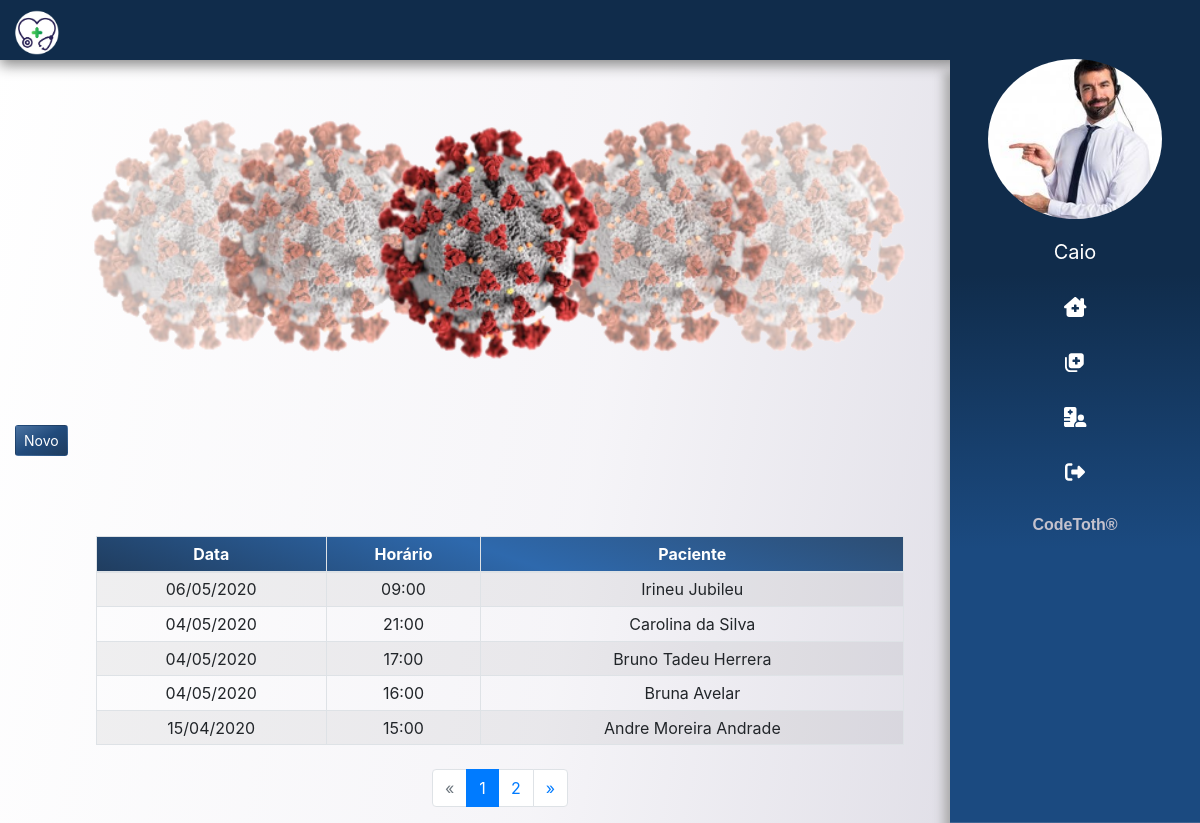
Screenshot of /consulta/ (signed in) with the database file from the repository.
### app/atendente/models.py (models this page shows)
class Atendente(models.Model):
    usuario = models.ForeignKey(User, on_delete=models.CASCADE)
    nome = models.CharField(max_length=150)
    sexo = models.CharField(max_length=1)
    data_nascimento = models.DateField()
    cpf = models.CharField(max_length=20, unique=True)
    rg = models.CharField(max_length=20, unique=True)
    email = models.EmailField()
    foto = models.ImageField(upload_to=f'fotos/{time.time()}', blank=True)

### app/consulta/models.py (models this page shows)
class Consulta(models.Model):
    data = models.DateTimeField()
    medico = models.ForeignKey(Medico, on_delete=models.CASCADE)
    atendente = models.ForeignKey(Atendente, on_delete=models.CASCADE)
    paciente = models.ForeignKey(Paciente, on_delete=models.CASCADE)

### app/paciente/models.py (models this page shows)
class Paciente(models.Model):
    nome = models.CharField(max_length=200)
    sexo = models.CharField(max_length=1)
    data_nascimento = models.DateField()
    cpf = models.CharField(max_length=20, unique=True)
    rg = models.CharField(max_length=20, unique=True)
    carteira_convenio = models.CharField(max_length=30, unique=True)
    peso = models.FloatField()
    altura = models.FloatField()
    endereco = models.CharField(max_length=250)
    end_num = models.IntegerField()
    complemento = models.CharField(max_length=50, blank=True)
    email = models.CharField(max_length=50)
    telefone = models.CharField(max_length=14)
    celular = models.CharField(max_length=15)

### app/consulta/views.py (the view)
# urls.py: path('', listar, name='conusultas')
def listar(request):
    dados = get_dados(request)
    if dados['tipo'] == 1:
        lst_consultas = Consulta.objects.filter(medico=dados['usuario']).reverse()
        lst_consultas = separa_data_hr(lst_consultas)
    else:
        lst_consultas = Consulta.objects.order_by('medico').reverse()
        lst_consultas = separa_data_hr(lst_consultas)
    paginator = Paginator(lst_consultas, 5)
    page = request.GET.get('page')
    consulta_por_pagina = paginator.get_page(page)
    dados['consultas'] = consulta_por_pagina
    return render(request, 'consulta/consultas.html', dados)

### templates/consulta/consultas.html (shortened to what this page needs)
{% extends 'base.html' %}
{% load static %}
{% block content %}
<section class="mx-auto">
  <div class="col-10">
    {% include 'partials/_campanha.html' %}
    <a href="#" class="btn btnCustom btn-sm"> Novo </i> </a>
    <table class="col-10 table table-sm table-bordered table-striped mx-auto text-center agenda" id="consultas">
      <thead class="colorCustom">
        <tr>
          <th scope="col">Data</th>
          <th scope="col">Horário</th>
          <th scope="col">Paciente</th>
        </tr>
      </thead>
      <tbody>
        {% for consulta in consultas %}
        <tr>
          <th scope="row">{{ consulta.data }}</th>
          <th scope="row">{{ consulta.hora }}</th>
          <td>{{ consulta.paciente.nome }}</td>
        </tr>
        {% endfor %}
      </tbody>
    </table>
  </div>
  <div class="col-10">
    <nav aria-label="Page navigation example">
      {% if consultas.has_other_pages %}
      <ul class="pagination justify-content-center">
        {% if consultas.has_previous %}
        <li class="page-item">
          <a class="page-link" href="?page={{ consultas.previous_page_number }}#consultas">&laquo;</a>
        </li>
        {% else %}
        <li class="page-item disabled">
          <a class="page-link">&laquo;</a>
        </li>
        {% endif %}
        {% for pagina in consultas.paginator.page_range %}
        {% if consultas.number == pagina %}
        <li class="page-item active"> <a class="page-link">{{ pagina }}</a></li>
        {% else %}
        <li class="page-item">
          <a href="?page={{ pagina }}#consultas" class="page-link">{{ pagina }}</a>
        </li>
        {% endif %}
        {% endfor %}
        {% if consultas.has_next %}
        <li class="page-item">
          <a href="?page={{ consultas.next_page_number }}#consultas" class="page-link">&raquo;</a>
        </li>
        {% else %}
        <li class="page-item disabled">
          <a class="page-link">&raquo;</a>
        </li>
        {% endif %}
      </ul>
      {% endif %}
    </nav>
  </div>
</section>
{% endblock %}

### templates/partials/_sidebar.html (shortened to what this page needs)
{% load static %}
<div class="sidebar">
    <div class="mb-2">
        <img src="{{ usuario.foto.url }}" class="img-fluid  mx-auto d-block" alt="">
    </div>
    <ul>
        <a href="#"class="func_menu" ><li style="text-transform: capitalize;"> <i> {{ request.user}} </i><span class="dNone"> Dados Pessoais </span></li></a>
        <a href="{% url 'dashboard' %}" class="func_menu"> <li> <i class="fas fa-clinic-medical"></i> <span class="dNone"> Página principal </span></li></a>
        <a href="{% url 'conusultas' %}" class="func_menu"> <li> <i class="fas fa-notes-medical"></i>  <span class="dNone"> Consultas </span> </li></a>
        <a href="{% url 'pacientes' %}" class="func_menu"> <li> <i class="fas fa-hospital-user"></i></i>  <span class="dNone">  Pacientes  </span></li></a>
        <a href="{% url 'logout' %}" class="func_menu"><li><i class="fas fa-sign-out-alt"></i>  <span class="dNone"> Sair </span>  </li></a>
    </ul>
    <div class="text-center pb-3" style="font-weight: bolder;width: 100%;color: #C4C2CD;font-family: 'Play', sans-serif; ">
        <span>CodeToth&#174;</span>
    </div>
</div>

### static/css/app.css (style rules this page uses)
body { background-attachment: fixed; background-size: cover; background-image: linear-gradient(100deg,rgba(255, 255, 255, .5), rgba(236, 234, 241, .5), rgba(213, 211, 222, 1.5)); }
.colorCustom { background: linear-gradient(200deg, #2d4d72, #2e69ad, #203d5f) ; color: #fff; font-weight: bold; }
.btnCustom { background: linear-gradient(150deg, #4b73a1, #214b7c, #203d5f) ; transition: 0.1s all; color: #fff; }
.agenda { margin-top: 5rem !important; margin-bottom: 1.5rem !important; }
.sidebar img { border-radius: 100% !important; height: 160px !important; }
.sidebar { right: 0; top: 3.7rem !important; bottom: 0; width: 250px; background-image: linear-gradient( #102c4b,#102c4b,#1B4A80 , #1B4A80); box-shadow: -5px 12px 10px 1px #aaaaaa; background-attachment: fixed; overflow: hidden; transition: 0.8s all; height: 100% !important; position: fixed; z-index: 1030 !important; }
.sidebar ul li, a { list-style: none; }
.sidebar ul li { margin-top: 5px; padding: .5em; text-decoration: none; color: rgb(255, 255, 255); width: 100%; font-size: 20px; text-align: center; display: block; transition: 0.6s all; }

### rows the page displays
Atendente: foto (picture)
Consulta: data "06/05/2020", hora "09:00", paciente.nome "Irineu Jubileu"
Consulta: data "04/05/2020", hora "21:00", paciente.nome "Carolina da Silva"
Consulta: data "04/05/2020", hora "17:00", paciente.nome "Bruno Tadeu Herrera"
Consulta: data "04/05/2020", hora "16:00", paciente.nome "Bruna Avelar"
Consulta: data "15/04/2020", hora "15:00", paciente.nome "Andre Moreira Andrade"

### other values shown
{{ request.user }} "Caio"
{{ pagina }} "1"
{{ pagina }} "2"
